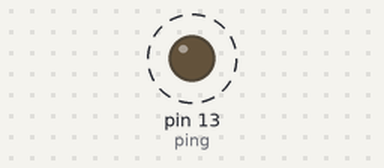
A sketch run on a simulated Arduino Uno, built with avr-gcc and run on an emulated ATmega328P. Parts: output pins drawn as LEDs (lit = HIGH). Dashed ring = blinking. EEPROM starts erased; what the sketch prints to the serial monitor is not drawn.

Above: at 1.0 s.
Timing chart, 0 to 4.8 s (numbered marks = the images above):
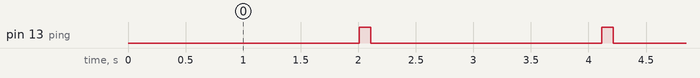

Measured:
- by itself, pin 13 (ping): alternates HIGH for 0.10 s and LOW for 2.0 s

The sketch:

AC2_SI1D.ino
```cpp
/*
	SISTEMAS DE INFORMACAO 1D
	JOAO VITOR PAULINO MARTINS RA: 1801021
	Tiago Beneteli Ultramari de Lima RA: 1800804
*/
#include <EEPROM.h>

void ton();
void toff();
void eepromDateEdit();

int ping = 13;
int date[3] = {10,03,18};
int end[3] = {0,1,2};

void setup()
{
  Serial.begin(9600);
  pinMode(ping,1);
}

void loop()
{
  toff();
  eepromDateEdit();
  ton();
  delay(100);
}

void ton(){
	digitalWrite(ping,1);
}
void toff(){
	digitalWrite(ping,0);
}
void eepromDateEdit(){
  EEPROM.write(end[0],date[0]);
  EEPROM.write(end[1],date[1]);
  EEPROM.write(end[2],date[2]);
  delay(2000);
  Serial.print("A data inserida e: ");
  Serial.print(EEPROM.read(end[0]));
  Serial.print("/");
  Serial.print(EEPROM.read(end[1]));
  Serial.print("/20");
  Serial.print(EEPROM.read(end[2]));
  Serial.print("\n");
}
```
